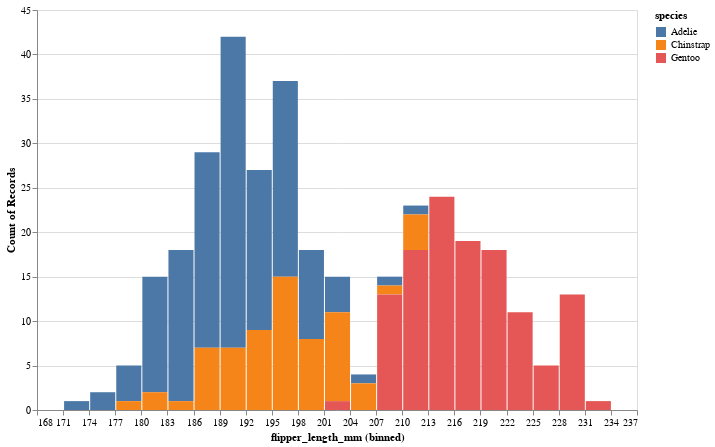

The notebook cell saved with this chart:
### Code cell
alt.Chart(p_df).mark_bar().encode(
    alt.X("flipper_length_mm", bin=alt.Bin(extent=[170, 235], step=3)),
    y='count()',
    color='species'
).properties(
    width=600,
    height=400
)

### Figure 1 — Vega-Lite specification as saved in the notebook (floating-point values rounded to 4 significant figures; data arrays with more than 128 entries replaced by an {"elided": "..."} marker saying what was removed)
{"config": {"view": {"continuousWidth": 400, "continuousHeight": 300}}, "data": {"name": "data-7b1c3d376dc1f878f7c4c69deb3a1e79"}, "mark": "bar", "encoding": {"color": {"type": "nominal", "field": "species"}, "x": {"type": "quantitative", "bin": {"extent": [170, 235], "step": 3}, "field": "flipper_length_mm"}, "y": {"type": "quantitative", "aggregate": "count"}}, "height": 400, "width": 600, "$schema": "https://vega.github.io/schema/vega-lite/v4.8.1.json", "datasets": {"data-7b1c3d376dc1f878f7c4c69deb3a1e79": {"elided": "344 records"}}}
